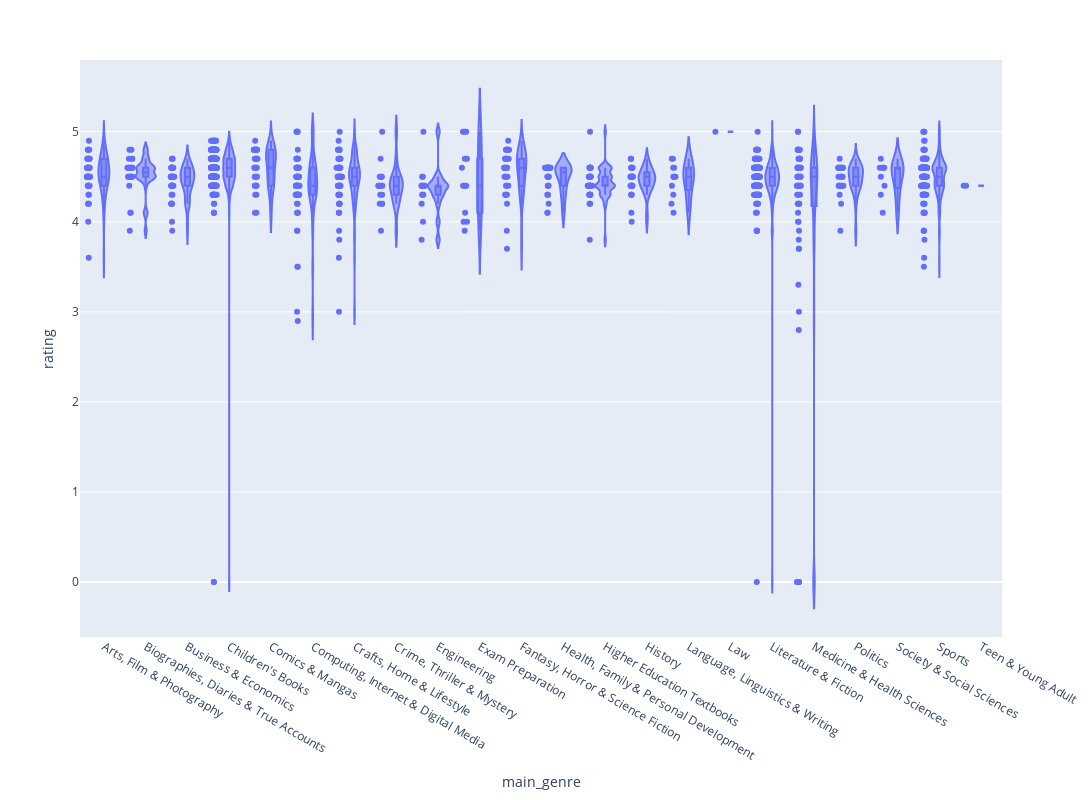

Source (notebook cell):
### Code cell
import plotly.express as px
fig = px.violin(df, y="rating", x="main_genre", box=True, points="all", hover_data=df.columns)
# Adjust the layout
fig.update_layout(
    height=800,  # Set the height of the graph
    width=1200   # Set the width of the graph
)
fig.show()

### Figure 1 — Plotly figure (JSON) as saved in the notebook; plotly's stock layout.template omitted (floating-point values rounded to 4 significant figures; data arrays with more than 128 entries replaced by an {"elided": "..."} marker saying what was removed)
{"data": [{"alignmentgroup": "True", "box": {"visible": true}, "customdata": {"elided": "1234x10 mixed values"}, "hovertemplate": "main_genre=%{x}<br>rating=%{y}<br>title=%{customdata[0]}<br>author=%{customdata[1]}<br>sub_genre=%{customdata[2]}<br>type=%{customdata[3]}<br>price=%{customdata[4]}<br>num_of_people_rated=%{customdata[5]}<br>autor_api=%{customdata[6]}<br>year_public=%{customdata[7]}<br>isbn=%{customdata[8]}<br>price_euro=%{customdata[9]}<extra></extra>", "legendgroup": "", "marker": {"color": "#636efa"}, "name": "", "offsetgroup": "", "orientation": "v", "points": "all", "scalegroup": "True", "showlegend": false, "type": "violin", "x": {"elided": "1234 str values"}, "x0": " ", "xaxis": "x", "y": {"elided": "1234 float values"}, "y0": " ", "yaxis": "y"}], "layout": {"height": 800, "legend": {"tracegroupgap": 0}, "margin": {"t": 60}, "violinmode": "group", "width": 1200, "xaxis": {"anchor": "y", "domain": [0, 1], "title": {"text": "main_genre"}}, "yaxis": {"anchor": "x", "domain": [0, 1], "title": {"text": "rating"}}}}
